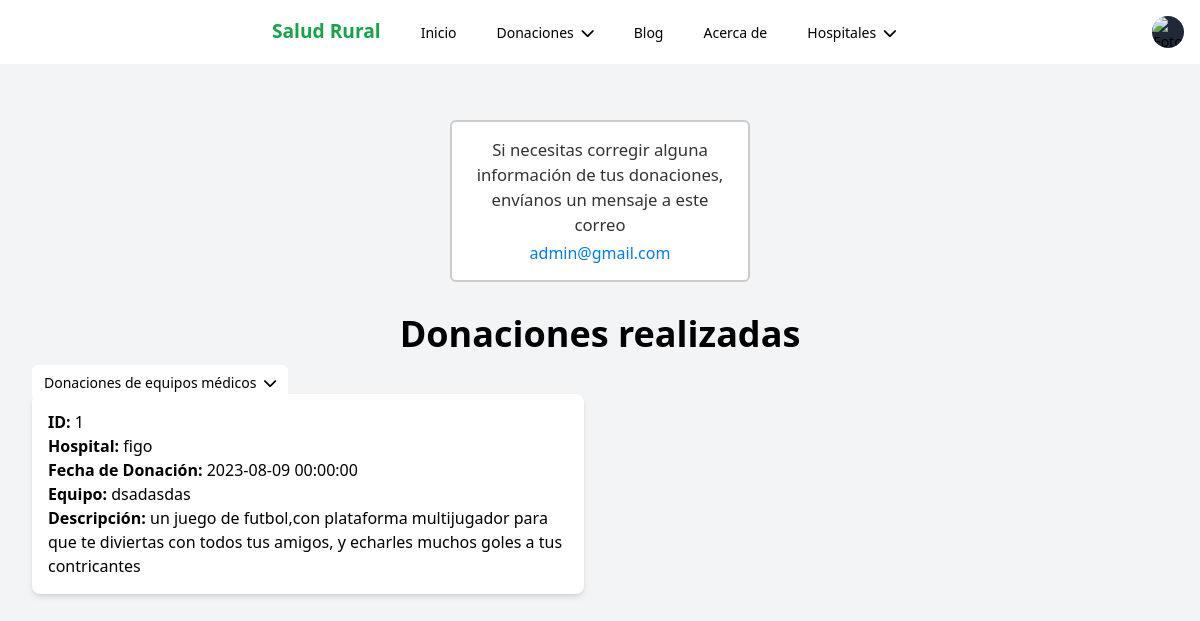
The page /donaciones-reali3.php (signed in) on the database as committed earlier.
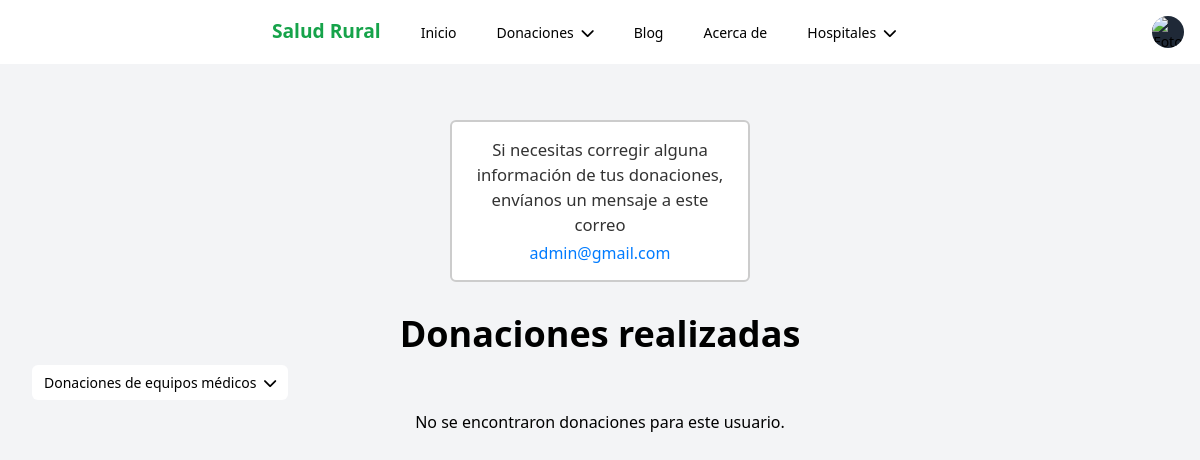
The same page on the database as committed later.
### tables this page shows
CREATE TABLE `equipo` (
  `id_donacion` int(11) NOT NULL,
  `id_hospital` int(11) DEFAULT NULL,
  `id_usuario` int(11) DEFAULT NULL,
  `nombre` varchar(100) NOT NULL,
  `correo` varchar(100) NOT NULL,
  `telefono` varchar(100) NOT NULL,
  `fecha` datetime NOT NULL,
  `equipo` varchar(100) NOT NULL,
  `cantidad` varchar(100) NOT NULL,
  `descripcion` text NOT NULL
);

CREATE TABLE `hospitales` (
  `id` int(11) NOT NULL,
  `nombre` varchar(70) NOT NULL,
  `descripcion` text NOT NULL,
  `lugar` text NOT NULL,
  `password` varchar(250) NOT NULL,
  `foto_hospital` blob DEFAULT NULL
);

### HTML/donaciones-reali3.php (the view, shortened to what the changed rows need)
<!DOCTYPE html>
<html>
<head>
    <script src="https://cdn.tailwindcss.com"></script>
    <link rel="stylesheet" href="https://cdnjs.cloudflare.com/ajax/libs/font-awesome/6.0.0-beta3/css/all.min.css">
</head>
<body class="bg-gray-100">
    <div class="w-full max-w-mn p-8  mx-auto p-4">
        <h1 class="text-4xl font-bold mb-4 text-center">Donaciones realizadas</h1>
        <ul class="flex space-x-4 ">
                <li class="relative">
                </li>
        </ul>
        <?php
            $servername = "localhost";
            $username = "root";
            $password = "";
            $dbname = "saludrural";
            $conn = new mysqli($servername, $username, $password, $dbname);
            $usuarioId = $_SESSION['usuario_id'];
            $sql = "SELECT id_donacion, id_hospital, fecha, equipo, descripcion FROM equipo WHERE id_usuario = $usuarioId";
            $resultado = $conn->query($sql);
            if ($resultado === false) {
                echo "Error en la consulta: " . $conn->error;
            } else {
                if ($resultado->num_rows > 0) {
                    echo '<div class="grid grid-cols-2 gap-8">';
                    while ($donacion = $resultado->fetch_assoc()) {
                        echo '<div class="bg-white p-4 rounded-lg shadow-md">';
                        echo '<div><span class="font-semibold">ID:</span> ' . $donacion['id_donacion'] . '</div>';
                        echo '<div><span class="font-semibold">Hospital:</span> ' . obtenerNombreHospital($conn, $donacion['id_hospital']) . '</div>';
                        echo '<div><span class="font-semibold">Fecha de Donación:</span> ' . $donacion['fecha'] . '</div>';
                        echo '<div><span class="font-semibold">Equipo:</span> ' . $donacion['equipo'] . '</div>';
                        echo '<div><span class="font-semibold">Descripción:</span> ' . $donacion['descripcion'] . '</div>';
                        echo '</div>';
                    }
                    echo '</div>';
                } else {
                    echo '<div class="text-center mt-4">No se encontraron donaciones para este usuario.</div>';
                }
            }
            function obtenerNombreHospital($conn, $id_hospital) {
                $sql = "SELECT nombre FROM hospitales WHERE id = $id_hospital";
                $resultado = $conn->query($sql);
                if ($resultado === false) {
                    return "Hospital Desconocido";
                } else {
                    if ($resultado->num_rows > 0) {
                        $nombre_hospital = $resultado->fetch_assoc()['nombre'];
                        return $nombre_hospital;
                    } else {
                        return "Hospital Desconocido";
                    }
                }
            }
            ?>
    </div>
</body>
</html>

Rows that differ between the two databases and show on the page:
removed equipo: id_donacion "1", id_hospital.nombre "figo", fecha "2023-08-09 00:00:00", equipo "dsadasdas", descripcion "un juego de futbol,con plataforma multijugador para que te diviertas con todos tus amigos, y echarles muchos goles a tus contricantes"
Other text that changed with them:
text now shown: "No se encontraron donaciones para este usuario."
